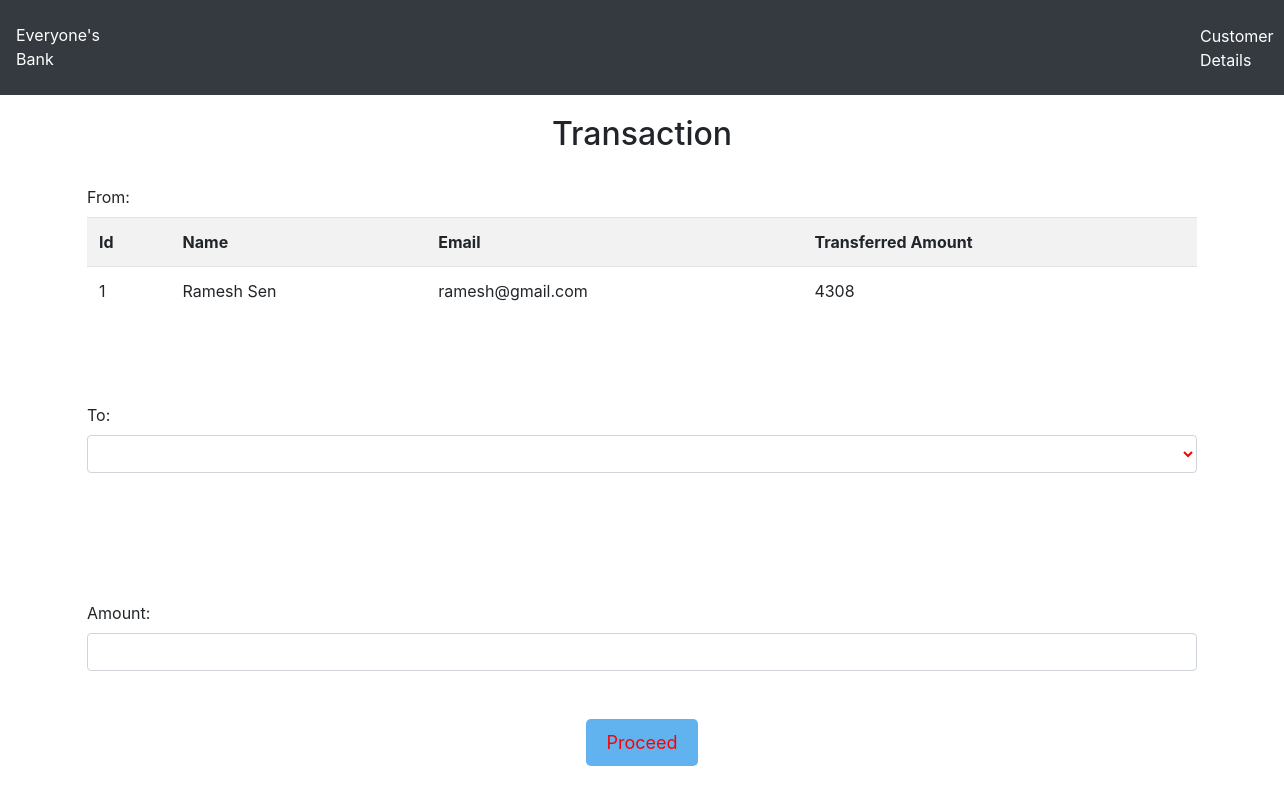
The page /transfer.php?id=1 on the database its author committed.
### tables this page shows
CREATE TABLE `users` (
  `id` int(11) NOT NULL,
  `name` varchar(50) NOT NULL,
  `email` varchar(50) NOT NULL,
  `credits` int(10) NOT NULL
);

### transfer.php (the view, shortened to what this page needs)
<!DOCTYPE html>
<html lang="en">
<head>
    <link rel="stylesheet" href="https://maxcdn.bootstrapcdn.com/bootstrap/4.0.0/css/bootstrap.min.css">
</head>
<body>
  <nav class="navbar navbar-expand-sm bg-dark navbar-dark">
  <p class="logo-text">Everyone's Bank</p>
  <ul class="navbar-nav">
  <li class="list-customer">
  <a class="nav-link1" href="viewusers.php">Customer Details</a>
  </li>
  </ul>
  </nav>
    <div class="container divStyle">
        <h2>Transaction </h2>
            <?php
                include 'config.php';
                $sid=$_GET['id'];
                $sql = "SELECT * FROM  users where id=$sid";
                $query=mysqli_query($conn,$sql);
                $rows=mysqli_fetch_array($query);
            ?>
            <form method="post" name="tcredit" class="tabletext" ><br/>
        <label> From: </label><br/>
        <div>
            <table class="table roundedCorners  tabletext table-hover  table-striped table-condensed"  >
                <tr>
                    <th>Id</th>
                    <th>Name</th>
                    <th>Email</th>
                    <th> Transferred Amount</th>
                </tr>
                <tr>
                    <td><?php echo $rows['id'] ?></td>
                    <td><?php echo $rows['name'] ?></td>
                    <td><?php echo $rows['email'] ?></td>
                    <td><?php echo $rows['credits'] ?></td>
                </tr>
            </table>
        </div>
        <br/><br/><br/>
        <label>To:</label>
        <select class=" form-control"   name="to" style="margin-bottom:5%;" required>
            <option value="" disabled selected> </option>
            <?php
                include 'config.php';
                $sid=$_GET['id'];
                $sql = "SELECT * FROM users where id!=$sid";
                $query=mysqli_query($conn,$sql);
                while($rows = mysqli_fetch_array($query)) {
            ?>
                <option class="table text-center table-striped " value="<?php echo $rows['id'];?>" >
                </option>
            <?php
                }
            ?>
        </select> <br/><br/><br/>
            <label>Amount:</label>
            <input type="number" id="amm" class="form-control" name="amount" min="0" required  />  <br/><br/>
                <div class="text-center btn3" >
            <button class="button" name="submit" type="submit" id="myBtn">Proceed</button>
            </div>
        </form>
    </div>
</body>
</html>

### transfer.php (style rules this page uses)
.logo-text, .nav-link1 { color: white; padding-top: 15px; }
.list-customer { padding-left: 1100px; color:brown; }
.button { background-color: #60B3EE; border: none; color: red; padding: 10px 20px; text-align: center; text-decoration: none; display: inline-block; font-size: 18px; margin: 0px 2px; border-radius: 5px; }
h2 { text-align: center; margin-top: 20px; }
.form-control { color:red; }

### rows shown on the page
users: id "1", name "Ramesh Sen", email "ramesh@gmail.com", credits "4308"
